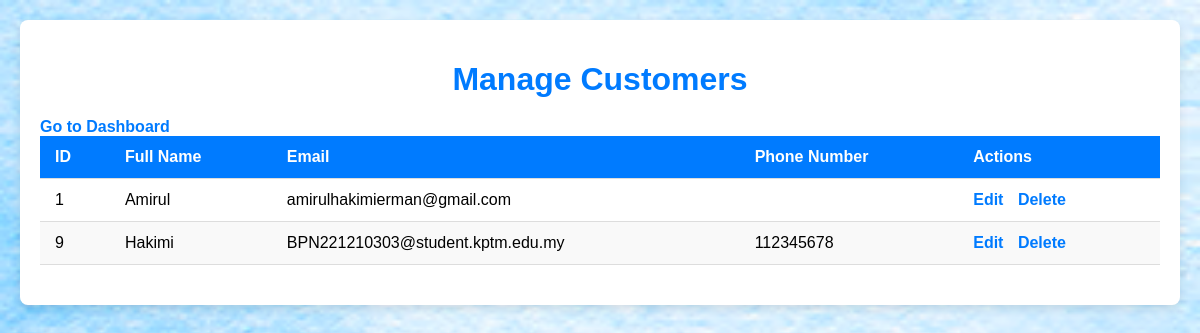
The page /manage_cust.php on the database its author committed.
### tables this page shows
CREATE TABLE `users` (
  `user_id` int(11) NOT NULL,
  `name` varchar(100) DEFAULT NULL,
  `email` varchar(100) DEFAULT NULL,
  `password` varchar(255) DEFAULT NULL,
  `phone` int(11) DEFAULT NULL,
  `role` enum('admin','customer') NOT NULL
);

### manage_cust.php (the view, shortened to what this page needs)
<?php
$servername = "localhost";
$username = "root";
$password = "";
$dbname = "carwash";
$conn = mysqli_connect($servername, $username, $password, $dbname);
$sql = "SELECT user_id, name, email, phone FROM users";
$result = mysqli_query($conn, $sql);
?>
<!DOCTYPE html>
<html lang="en">
<head>
</head>
<body>
    <div class="container">
        <h1>Manage Customers</h1>
		<a href="dashboard.php" class="dashboard-btn">Go to Dashboard</a>
        <?php if (mysqli_num_rows($result) > 0) { ?>
            <table>
                <thead>
                    <tr>
                        <th>ID</th>
                        <th>Full Name</th>
                        <th>Email</th>
                        <th>Phone Number</th>
                        <th>Actions</th>
                    </tr>
                </thead>
                <tbody>
                    <?php while ($customer = mysqli_fetch_assoc($result)) { ?>
                        <tr>
                            <td><?php echo $customer['user_id']; ?></td>
                            <td><?php echo htmlspecialchars($customer['name']); ?></td>
                            <td><?php echo htmlspecialchars($customer['email']); ?></td>
                            <td><?php echo htmlspecialchars($customer['phone']); ?></td>
                            <td class="action-links">
                                <a href="edit_cust.php?id=<?php echo $customer['user_id']; ?>">Edit</a>
                                <a href="delete_cust.php?id=<?php echo $customer['user_id']; ?>" onclick="return confirm('Are you sure you want to delete this customer?');">Delete</a>
                            </td>
                        </tr>
                    <?php } ?>
                </tbody>
            </table>
        <?php } else { ?>
            <p>No customers found.</p>
        <?php } ?>
    </div>
</body>
</html>

### manage_cust.php (style rules this page uses)
body { font-family: Arial, sans-serif; background: url('images/wallpaper.png') no-repeat center center fixed; background-size: cover; margin: 0; padding: 20px; }
.container { max-width: 1200px; margin: 0 auto; background-color: #ffffff; padding: 20px; box-shadow: 0 4px 10px rgba(0, 0, 0, 0.1); border-radius: 8px; }
h1 { text-align: center; color: #007bff; margin-bottom: 20px; }
table { width: 100%; border-collapse: collapse; margin-bottom: 20px; }
th, td { padding: 12px 15px; text-align: left; border-bottom: 1px solid #ddd; }
th { background-color: #007bff; color: white; }
tr:nth-child(even) { background-color: #f9f9f9; }
a { color: #007bff; text-decoration: none; font-weight: bold; }
.action-links a { margin-right: 10px; }

### rows shown on the page
users: user_id "1", name "Amirul", email "amirulhakimierman@gmail.com"
users: user_id "9", name "Hakimi", email "BPN221210303@student.kptm.edu.my", phone "112345678"
